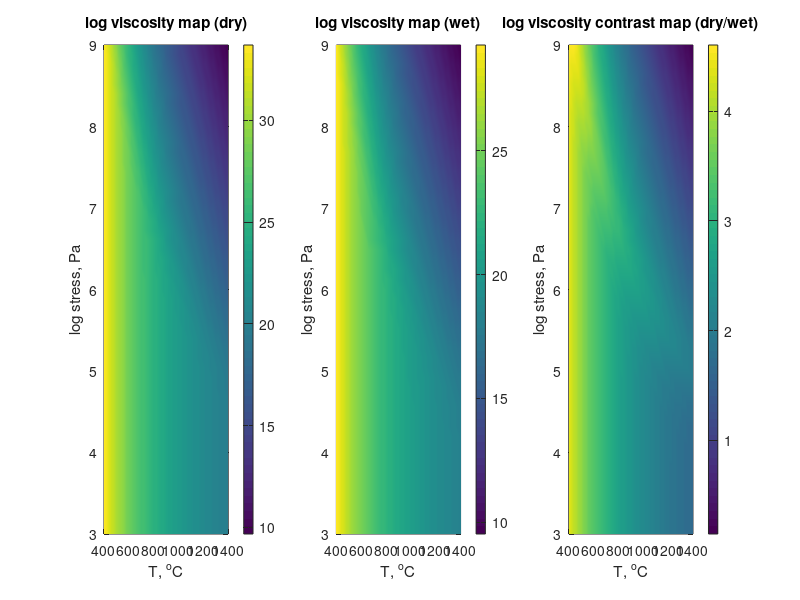

Write the MATLAB code that produced this figure.
% Computation and visualisation of viscosity maps in temperature - log stress coordinates
% for a combination of dislocation and diffusion creep;
% comparison of wet and dry olivine rheology (Karato and Wu, 1993)

% Clearing all variables and arrays
clear all;
% Clearing figures
clf;

% Shear Modulus, Pa
mu=8e+10; %80 GPa
% Burgers vector, m
b=5e-10; % 0.5 nm
% Grain size, m
h=1e-3; % 1 mm
% Dislocation creep	[dry wet]	
A_dis= [3.5e+22	2.0e+18]; % 1/s	
n_dis= [3.5	    3      ]; % stress exponent
Ea_dis=[540000	430000 ]; % J/mol
% Diffusion creep		
A_dif= [8.7e+15	5.3e+15]; %1/s
m_dif= [-2.5	-2.5   ]; % grain size exponent
Ea_dif=[300000	240000 ]; % J/mol


R=8.314; %Gas constant, J/mol/K

% Defining temperature variations
tmin=400;  % minimal T, oC
tmax=1400; % maximal T, oC
tnum=51; % Number of points along T axis
T=tmin:(tmax-tmin)/(tnum-1):tmax; % Temperature vector, oC
% Defining temperature variations
smin=3;   % minimal log of stress, Pa
smax=9;   % maximal log of stress, Pa
snum=51; % Number of points along log stress axis
S=smin:(smax-smin)/(snum-1):smax; % log stress vector, Pa

% Compute viscosity profile 
etadry=ones(snum,tnum); % wet viscosity array
etawet=ones(snum,tnum); % wet viscosity array
for i=1:1:snum
    for j=1:1:tnum
        % Dry rheology
        % Dry dislocation creep
        % Compute and check activation energy exponent
        eterm=Ea_dis(1)/R/(T(j)+273);
        if (eterm>100) 
            eterm=100; 
        end
        eterm=exp(-eterm);
        % Compute dry dislocation creep viscosity
        eta_dis=10^S(i)/(2*A_dis(1)*(10^S(i)/mu)^n_dis(1)*eterm);
        % Dry diffusion creep
        % Compute and check activation energy exponent
        eterm=Ea_dif(1)/R/(T(j)+273);
        if (eterm>100) 
            eterm=100; 
        end
        eterm=exp(-eterm);
        % Compute dry diffusion creep viscosity
        eta_dif=10^S(i)/(2*A_dif(1)*(h/b)^m_dif(1)*(10^S(i)/mu)*eterm);
        % Compute effective viscosity for dry creep
        etadry(i,j)=1/(1/eta_dis+1/eta_dif);
        % Wet rheology
        % Wet dislocation creep
        % Compute and check activation energy exponent
        eterm=Ea_dis(2)/R/(T(j)+273);
        if (eterm>100) 
            eterm=100; 
        end
        eterm=exp(-eterm);
        % Compute wet dislocation creep viscosity
        eta_dis=10^S(i)/(2*A_dis(2)*(10^S(i)/mu)^n_dis(2)*eterm);
        % Wet diffusion creep
        % Compute and check activation energy exponent
        eterm=Ea_dif(2)/R/(T(j)+273);
        if (eterm>100) 
            eterm=100; 
        end
        eterm=exp(-eterm);
        % Compute wet diffusion creep viscosity
        eta_dif=10^S(i)/(2*A_dif(2)*(h/b)^m_dif(2)*(10^S(i)/mu)*eterm);
        % Compute effective viscosity for dry creep
        etawet(i,j)=1/(1/eta_dis+1/eta_dif);
    end
end


% Defining new figure
figure(1)

% Plotting dry viscosity map
subplot(1,3,1)
pcolor(T,S,log10(etadry));
shading interp;
colorbar;
box on;             
title('log viscosity map (dry)'); 
xlabel('T, ^oC');        
ylabel('log stress, Pa'); 
% Plotting wet viscosity map
subplot(1,3,2)
pcolor(T,S,log10(etawet));
shading interp;
colorbar;
box on;             
title('log viscosity map (wet)'); 
xlabel('T, ^oC');        
ylabel('log stress, Pa'); 
% Plotting dry/wet viscosity ratio
subplot(1,3,3)
pcolor(T,S,log10(etadry./etawet));
shading interp;
colorbar;
box on;             
title('log viscosity contrast map (dry/wet)'); 
xlabel('T, ^oC');        
ylabel('log stress, Pa'); 




